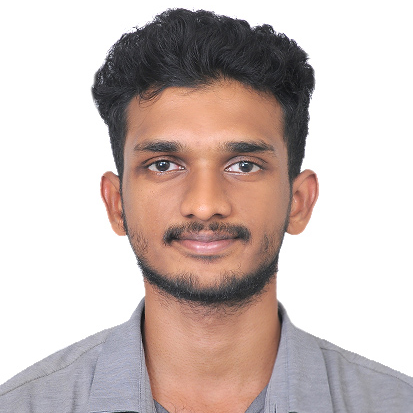
#> input picture outputs/m-animation/github-photo.png, 413 x 413 px
$ python render.py
#> lines starting #> are read from the running program, lines starting #| are printed output that depends on the picture; after the words box and inside, x2 and y2 are one past the last pixel; in counts of white or black regions, pixels touching at a corner belong together
from PIL import Image, ImageDraw, ImageFont, ImageFilter, ImageOps
import numpy as np
import subprocess
from pathlib import Path
base=Path(__file__).resolve().parent
W,H=540,960
rng=np.random.default_rng(27)
photo=ImageOps.fit(Image.open(base/'github-photo.png').convert('RGB'),(400,400))
a=np.array(photo)
# Omit the white background so the portrait floats in the darkness.
mask=(a.min(axis=2)<222)
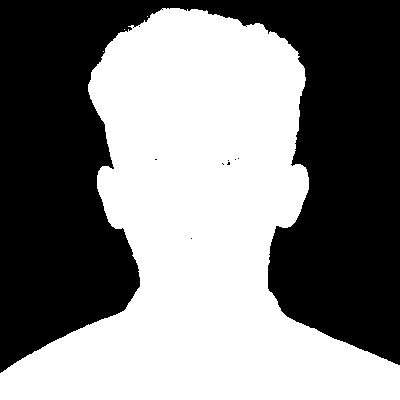
#> mask: shape (400, 400) bool; 50.7% white; 9 black regions (8 under 20 px), largest, box (x1, y1, x2, y2) and area: (0, 0, 400, 373) 78858
luma=(a@np.array([.2126,.7152,.0722]))/255
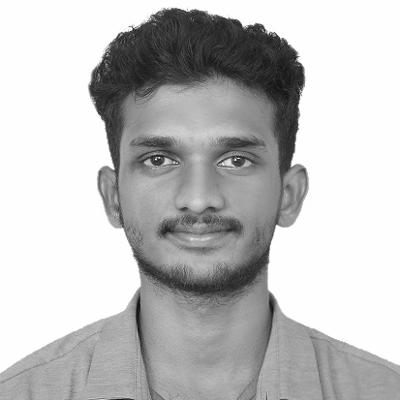
#> luma: shape (400, 400) float64; min 0.0627, max 1, mean 0.753
edge=np.abs(np.gradient(luma)[0])+np.abs(np.gradient(luma)[1])
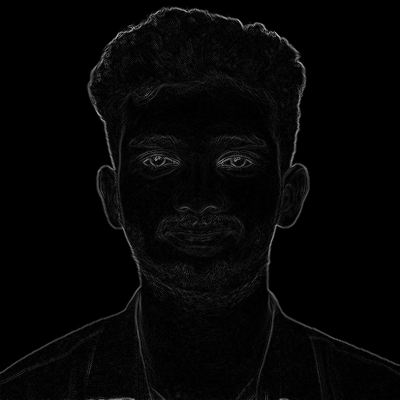
#> edge: shape (400, 400) float64; min 0, max 0.714, mean 0.0216
y,x=np.mgrid[0:400:3,0:400:3]
x=x.ravel(); y=y.ravel(); keep=mask[y,x]
x=x[keep]; y=y[keep]
#> after `x = x[keep]`: x = 9059 values, max 399 at index 7587, min 0 at index 7853, mean 200
#> after `y = y[keep]`: y = 9059 values from 9 to 399
px=x+70; py=y+265
#> after `px = x + 70`: px = 9059 values, max 469 at index 7587, min 70 at index 7853, mean 270
#> after `py = y + 265`: py = 9059 values from 274 to 664
colors=np.clip(a[y,x]*.7+np.array([105,88,53]),0,255).astype(np.uint8)
font=ImageFont.truetype('/System/Library/Fonts/Supplemental/Arial Bold.ttf',380)
m=Image.new('L',(W,H)); d=ImageDraw.Draw(m); d.text((W/2,470),'M',font=font,fill=255,anchor='mm',stroke_width=1)
#> after `m = Image.new('L', (W, H))`: m: PIL image 540x960 L; every value is 0
my,mx=np.where(np.array(m)>100)
n=len(px); sel=rng.integers(0,len(mx),n); mx=mx[sel]; my=my[sel]
#> after `n = len(px)`: n = 9059
#> after `sel = rng.integers(0, len(mx), n)`: sel = 9059 values, max 36094 at index 5871, min 2 at index 2240, mean 18268.4
#> after `mx = mx[sel]`: mx = 9059 values, max 397 at index 311, min 142 at index 82, mean 269.7
#> after `my = my[sel]`: my = 9059 values, max 602 at index 1102, min 324 at index 0, mean 454.2
sx=rng.uniform(-200,W+200,n); sy=rng.uniform(-250,H+250,n)
#> after `sx = rng.uniform(-200, W + 200, n)`: sx = 9059 values, max 739.9 at index 123, min -199.9 at index 2624, mean 268.1
#> after `sy = rng.uniform(-250, H + 250, n)`: sy = 9059 values, max 1209.9 at index 7790, min -249.9 at index 5506, mean 477.8
phase=rng.uniform(0,6.28,n); delay=rng.uniform(0,.45,n)
#> after `phase = rng.uniform(0, 6.28, n)`: phase = 9059 values, max 6.28 at index 8797, min 0.000441 at index 5704, mean 3.15
#> after `delay = rng.uniform(0, 0.45, n)`: delay = 9059 values, max 0.45 at index 5802, min 6.7e-06 at index 7955, mean 0.224
noise=rng.uniform(-1,1,(n,2)); stars=rng.uniform([0,0],[W,H],(110,2))
#> after `noise = rng.uniform(-1, 1, (n, 2))`: noise = 9059 pairs, first value -1 to 1, second value -1 to 0.999
def ease(v):
 v=np.clip(v,0,1); return v*v*(3-2*v)
#> (the run stopped early here; a loop or call above may not have finished)
